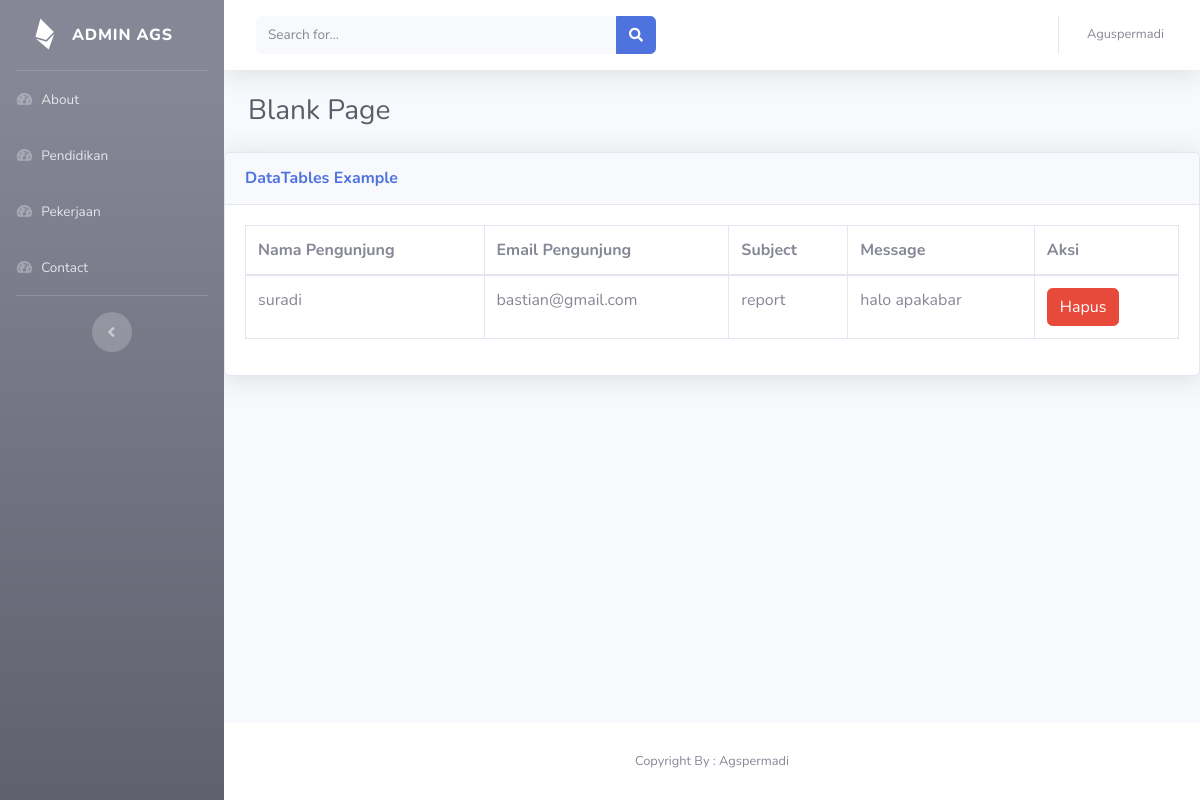
The page /index.php/contactadmin on the database its author committed.
### tables this page shows
CREATE TABLE `contact` (
  `id_contact` int(11) NOT NULL,
  `nama_pengunjung` varchar(50) NOT NULL,
  `email` varchar(50) NOT NULL,
  `subject` varchar(50) NOT NULL,
  `message` varchar(50) NOT NULL
);

### application/controllers/Contactadmin.php (called while the page is built, shortened)
<?php
class Contactadmin extends CI_Controller
{
 public function __construct()
 {
  $this->load->model('ContactModel');
 }
    public function index()
    {
        $data['Allcontact'] = $this->ContactModel->get_all_contact();
        $this->load->view('template_admin/header.php');
        $this->load->view('template_admin/sidebar.php');
        $this->load->view('template_admin/topbar.php');
        $this->load->view('contactadmin/index.php', $data);
        $this->load->view('template_admin/footer.php');
    }
   }

### index.php (called while the page is built, shortened)
<?php
require_once BASEPATH.'core/CodeIgniter.php';

### application/models/ContactModel.php (called while the page is built)
<?php
class ContactModel extends CI_Model
{
 public function get_all_contact()
 {
  $query = "SELECT * FROM contact";
  return $this->db->query($query)->result_array();
 }
}

### application/views/contactadmin/index.php (the view)
<div class="container-fluid">
 <h1 class="h3 mb-4 text-gray-800">Blank Page</h1>
</div>
<div class="card shadow mb-4">
 <div class="card-header py-3">
  <h6 class="m-0 font-weight-bold text-primary">DataTables Example</h6>
 </div>
 <div class="card-body">
  <div class="table-responsive">
   <table class="table table-bordered" id="dataTable" width="100%" cellspacing="0">
    <thead>
     <tr>
      <th>Nama Pengunjung</th>
      <th>Email Pengunjung</th>
      <th>Subject</th>
      <th>Message</th>
      <th>Aksi</th>
     </tr>
    </thead>
    <tbody>
     <?php
     foreach ($Allcontact as $contact) {
     ?>
      <tr>
       <td><?= $contact['nama_pengunjung']; ?></td>
       <td><?= $contact['email']; ?></td>
       <td><?= $contact['subject']; ?></td>
       <td><?= $contact['message']; ?></td>
       <td><a href="<?= base_url('contactadmin/hapus/' . $contact['id_contact']) ?>" class="btn btn-danger">Hapus</a></td>
      </tr>
     <?php } ?>
    </tbody>
   </table>
  </div>
 </div>
</div>
</div>

### rows shown on the page
contact: nama_pengunjung "suradi", email "bastian@gmail.com", subject "report", message "halo apakabar"
